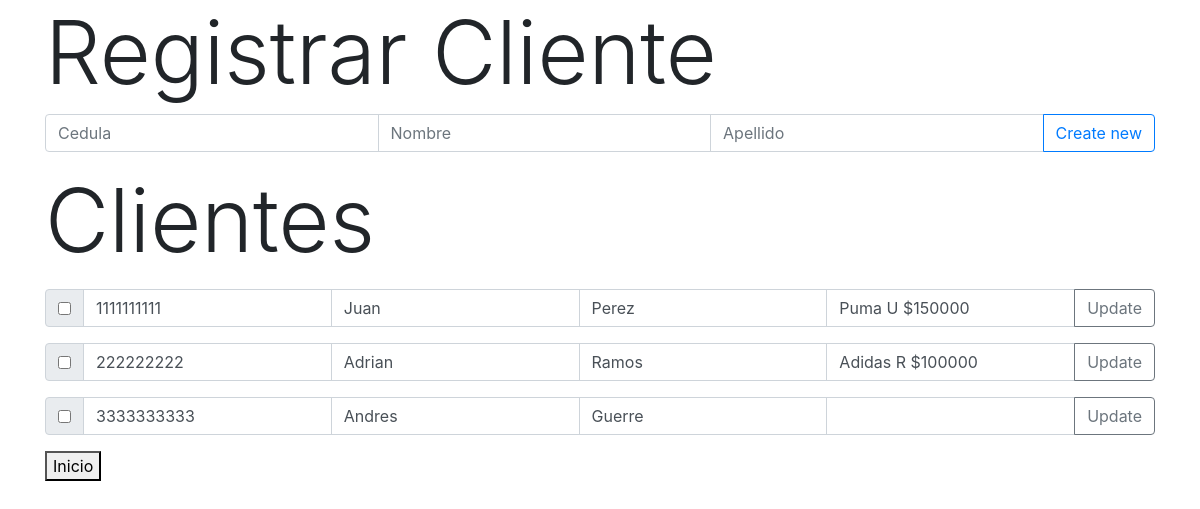
The app's page /clientes, older data.
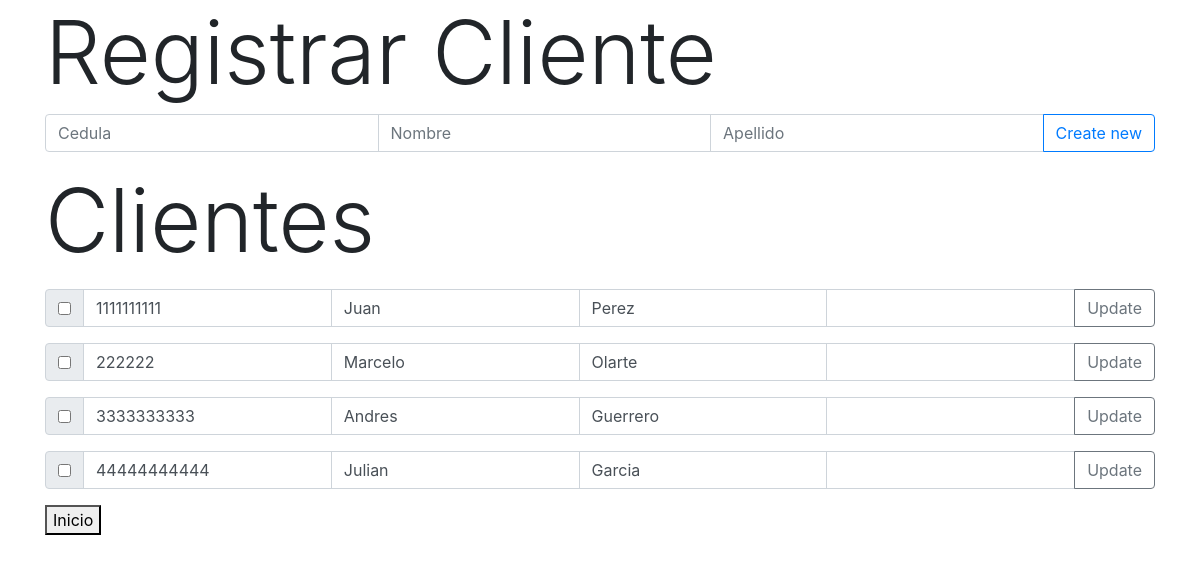
The same page, newer data.
### app.py (models this page shows)
class Client(db.Model):
    id = db.Column(db.Integer, primary_key=True, autoincrement=True)
    cedula = db.Column(db.Text)
    nombre = db.Column(db.Text)
    apellido = db.Column(db.Text)
    compra = db.Column(db.Text)
    approved = db.Column(db.Boolean)

### app.py (the view)
@app.route("/clientes", methods=["POST", "GET"])
def view_clients():
    if request.method == "POST":
        create_client(request.form["ced"], request.form["nom"], request.form["ape"])
    return render_template("clientes.html", clients=read_clients())

### app.py (called while the page is built)
def read_clients():
    return db.session.query(Client).all()

### templates/clientes.html (shortened to what this page needs)
<!DOCTYPE html>
<html>
<head>
    <link rel="stylesheet" href="https://stackpath.bootstrapcdn.com/bootstrap/4.3.1/css/bootstrap.min.css">
</head>
<body>
<div class="container">
    <h2 class="display-2">Registrar Cliente</h2>
    <form method="POST" action="/clientes">
        <div class="input-group mb-3">
            <input type="text" name="ced" class="form-control" placeholder="Cedula">
            <input type="text" name="nom" class="form-control" placeholder="Nombre">
            <input type="text" name="ape" class="form-control" placeholder="Apellido">
            <div class="input-group-append" id="button-addon">
                <button class="btn btn-outline-primary" type="submit" value="update">Create new</button>
            </div>
        </div>
    </form>
    <h2 class="display-2">Clientes</h2>
    {% for client in clients %}
    <p>
    <form method="POST" action="/edit_client/{{client.id}}">
    <div class="input-group mb-3">
        <div class="input-group-prepend">
            <div class="input-group-text">
                <input type="checkbox" onclick="redirect('/edit_client/{{client.id}}')" data-target="/edit_client/{{client.id}}" name="assigned">
            </div>
        </div>
        <label type="text" name="ced" class="form-control">{{client.cedula}}</label>
        <input type="text" value="{{client.nombre}}" name="nom" class="form-control">
        <label type="text" name="ape" class="form-control">{{client.apellido}}</label>
        <label type="text" name="com" class="form-control">{{client.compra}}</label>
        <div class="input-group-append" id="button-addon2">
            <button class="btn btn-outline-secondary" type="submit" value="update">Update</button>
        </div>
    </div>
    </form>
    {% endfor %}
    <div>
        <button onclick="redirect('/')">Inicio</button>
    </div>
</div>
</body>
</html>

Row changes from the older to the newer data that the page shows:
removed Client: cedula "1111111111", nom "Juan", apellido "Perez", compra "Puma U $150000"
removed Client: cedula "222222222", nom "Adrian", apellido "Ramos", compra "Adidas R $100000"
removed Client: cedula "3333333333", nom "Andres", apellido "Guerre"
added Client: cedula "1111111111", nom "Juan", apellido "Perez"
added Client: cedula "222222", nom "Marcelo", apellido "Olarte"
added Client: cedula "3333333333", nom "Andres", apellido "Guerrero"
added Client: cedula "44444444444", nom "Julian", apellido "Garcia"
